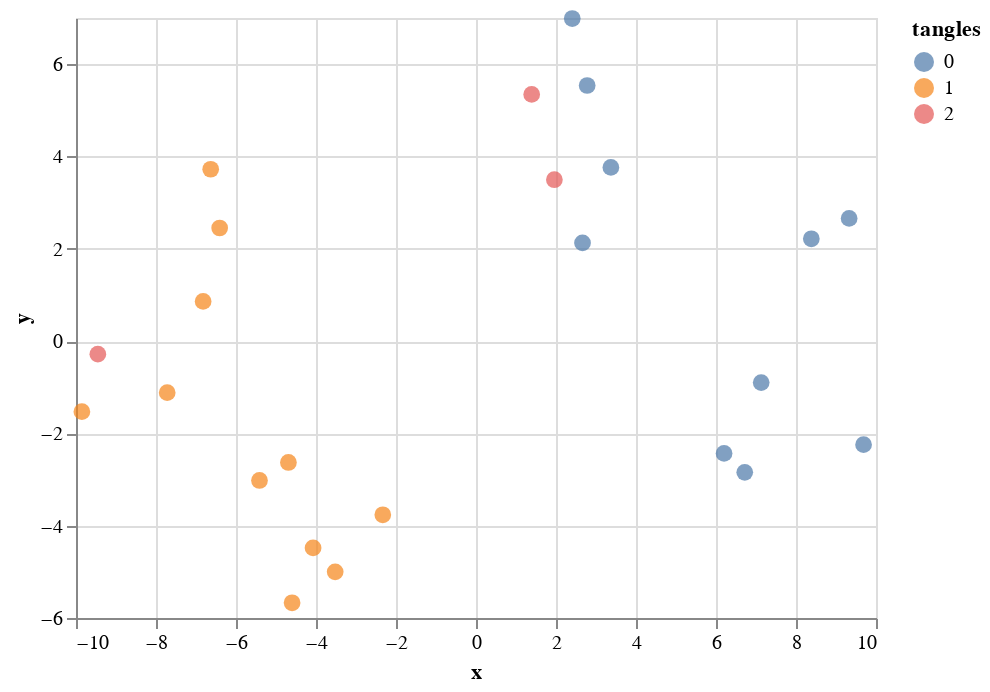
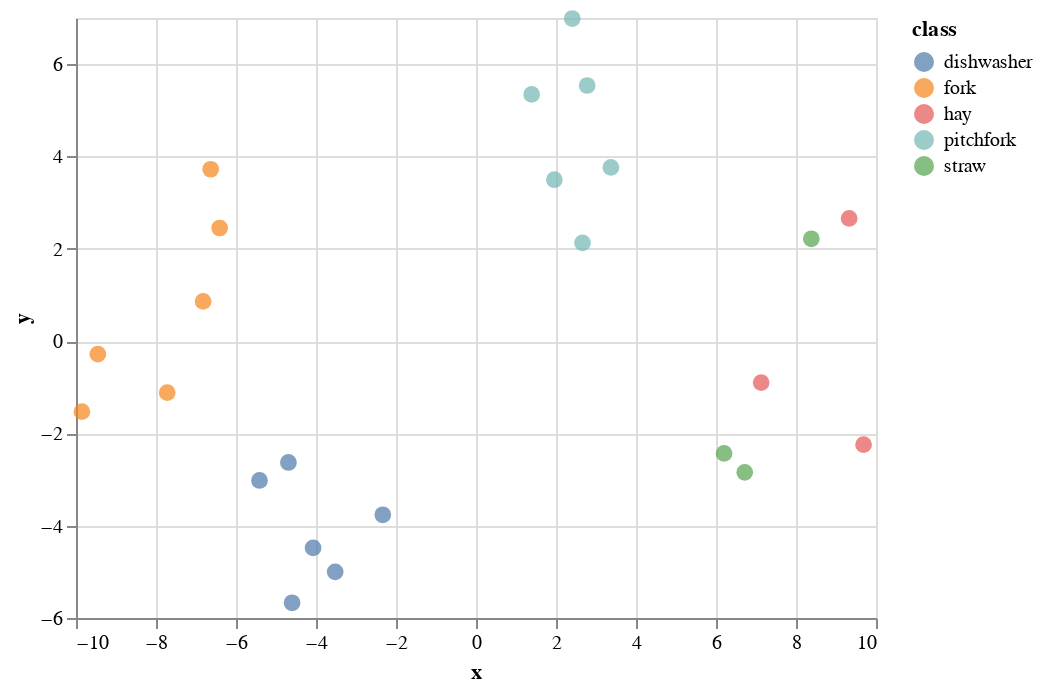

Source (notebook cell) for these figures, in order:
### Code cell
classes = [data.image_info[i]["class"] for i in data.image_info.keys()]
df_plot = pd.DataFrame({"x": embedding[:, 0], "y": embedding[:, 1], "tangles": tangles_pred.astype(int), "class": classes})
alt.Chart(df_plot).mark_circle(size=70).encode(x="x", y="y", color="tangles:N").display()
alt.Chart(df_plot).mark_circle(size=70).encode(x="x", y="y", color="class").display()

### Figure 1 — Vega-Lite specification as saved in the notebook (floating-point values rounded to 4 significant figures)
{"config": {"view": {"continuousWidth": 400, "continuousHeight": 300}}, "data": {"name": "data-097d8d521e8c18aa4370e087b7bf1473"}, "mark": {"type": "circle", "size": 70}, "encoding": {"color": {"type": "nominal", "field": "tangles"}, "x": {"type": "quantitative", "field": "x"}, "y": {"type": "quantitative", "field": "y"}}, "$schema": "https://vega.github.io/schema/vega-lite/v4.8.1.json", "datasets": {"data-097d8d521e8c18aa4370e087b7bf1473": [{"x": -5.413, "y": -3.02, "tangles": 1, "class": "dishwasher"}, {"x": -4.69, "y": -2.63, "tangles": 1, "class": "dishwasher"}, {"x": -3.521, "y": -5.0, "tangles": 1, "class": "dishwasher"}, {"x": -2.33, "y": -3.764, "tangles": 1, "class": "dishwasher"}, {"x": -4.598, "y": -5.67, "tangles": 1, "class": "dishwasher"}, {"x": -4.073, "y": -4.482, "tangles": 1, "class": "dishwasher"}, {"x": -9.454, "y": -0.2829, "tangles": 2, "class": "fork"}, {"x": -6.822, "y": 0.8597, "tangles": 1, "class": "fork"}, {"x": -7.72, "y": -1.118, "tangles": 1, "class": "fork"}, {"x": -9.852, "y": -1.529, "tangles": 1, "class": "fork"}, {"x": -6.408, "y": 2.45, "tangles": 1, "class": "fork"}, {"x": -6.633, "y": 3.723, "tangles": 1, "class": "fork"}, {"x": 9.328, "y": 2.657, "tangles": 0, "class": "hay"}, {"x": 7.13, "y": -0.8994, "tangles": 0, "class": "hay"}, {"x": 9.689, "y": -2.244, "tangles": 0, "class": "hay"}, {"x": 2.406, "y": 6.988, "tangles": 0, "class": "pitchfork"}, {"x": 3.372, "y": 3.763, "tangles": 0, "class": "pitchfork"}, {"x": 2.779, "y": 5.538, "tangles": 0, "class": "pitchfork"}, {"x": 1.959, "y": 3.496, "tangles": 2, "class": "pitchfork"}, {"x": 2.663, "y": 2.127, "tangles": 0, "class": "pitchfork"}, {"x": 1.392, "y": 5.344, "tangles": 2, "class": "pitchfork"}, {"x": 8.384, "y": 2.217, "tangles": 0, "class": "straw"}, {"x": 6.202, "y": -2.435, "tangles": 0, "class": "straw"}, {"x": 6.719, "y": -2.844, "tangles": 0, "class": "straw"}]}}

### Figure 2 — Vega-Lite specification as saved in the notebook (floating-point values rounded to 4 significant figures)
{"config": {"view": {"continuousWidth": 400, "continuousHeight": 300}}, "data": {"name": "data-097d8d521e8c18aa4370e087b7bf1473"}, "mark": {"type": "circle", "size": 70}, "encoding": {"color": {"type": "nominal", "field": "class"}, "x": {"type": "quantitative", "field": "x"}, "y": {"type": "quantitative", "field": "y"}}, "$schema": "https://vega.github.io/schema/vega-lite/v4.8.1.json", "datasets": {"data-097d8d521e8c18aa4370e087b7bf1473": [{"x": -5.413, "y": -3.02, "tangles": 1, "class": "dishwasher"}, {"x": -4.69, "y": -2.63, "tangles": 1, "class": "dishwasher"}, {"x": -3.521, "y": -5.0, "tangles": 1, "class": "dishwasher"}, {"x": -2.33, "y": -3.764, "tangles": 1, "class": "dishwasher"}, {"x": -4.598, "y": -5.67, "tangles": 1, "class": "dishwasher"}, {"x": -4.073, "y": -4.482, "tangles": 1, "class": "dishwasher"}, {"x": -9.454, "y": -0.2829, "tangles": 2, "class": "fork"}, {"x": -6.822, "y": 0.8597, "tangles": 1, "class": "fork"}, {"x": -7.72, "y": -1.118, "tangles": 1, "class": "fork"}, {"x": -9.852, "y": -1.529, "tangles": 1, "class": "fork"}, {"x": -6.408, "y": 2.45, "tangles": 1, "class": "fork"}, {"x": -6.633, "y": 3.723, "tangles": 1, "class": "fork"}, {"x": 9.328, "y": 2.657, "tangles": 0, "class": "hay"}, {"x": 7.13, "y": -0.8994, "tangles": 0, "class": "hay"}, {"x": 9.689, "y": -2.244, "tangles": 0, "class": "hay"}, {"x": 2.406, "y": 6.988, "tangles": 0, "class": "pitchfork"}, {"x": 3.372, "y": 3.763, "tangles": 0, "class": "pitchfork"}, {"x": 2.779, "y": 5.538, "tangles": 0, "class": "pitchfork"}, {"x": 1.959, "y": 3.496, "tangles": 2, "class": "pitchfork"}, {"x": 2.663, "y": 2.127, "tangles": 0, "class": "pitchfork"}, {"x": 1.392, "y": 5.344, "tangles": 2, "class": "pitchfork"}, {"x": 8.384, "y": 2.217, "tangles": 0, "class": "straw"}, {"x": 6.202, "y": -2.435, "tangles": 0, "class": "straw"}, {"x": 6.719, "y": -2.844, "tangles": 0, "class": "straw"}]}}
